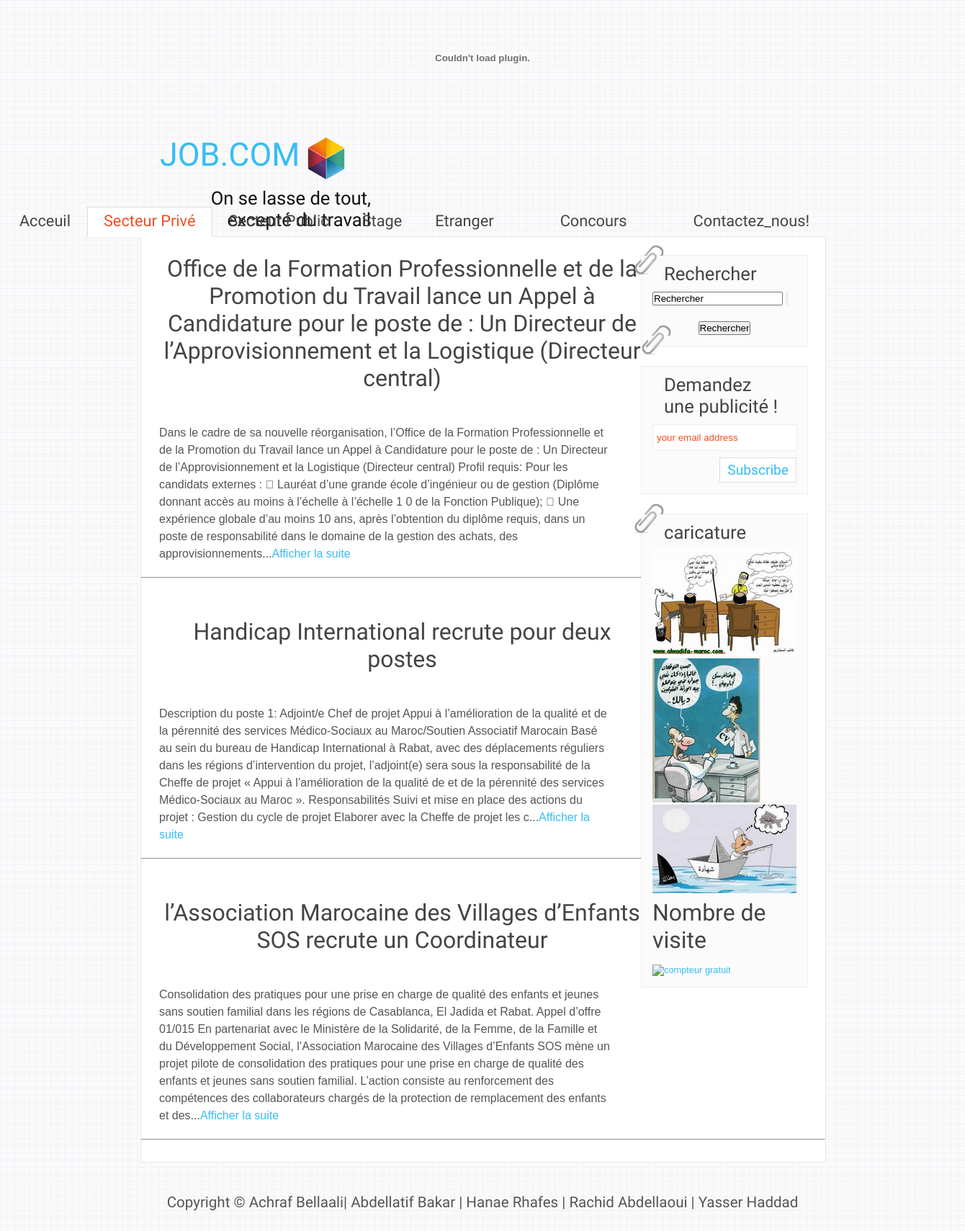
The app's page /secteur_prive/secteur_prive.php with its own data.
### tables this page shows
CREATE TABLE IF NOT EXISTS `article` (
  `id_article` int(11) NOT NULL AUTO_INCREMENT COMMENT 'critere de classement dans notre BD+cle primaire de notre BD',
  `date_ajout` datetime NOT NULL COMMENT 'date d''ajout a la BD',
  `categorie` varchar(30) NOT NULL COMMENT 'secteur_publique||secteur_prive||etranger||stage||concour_ecole',
  `titre` text NOT NULL COMMENT 'peut etre en n''importe quelle langue',
  `logo` blob COMMENT 'BLOB et LONGBLOB deux types images, mais ils alourdissent la BD !',
  `contenu` text NOT NULL,
  `demo` varchar(600) NOT NULL,
  PRIMARY KEY (`id_article`)
);

### secteur_prive/secteur_prive.php (the view, shortened to what this page needs)
<!DOCTYPE HTML>
<html>
<head>
  <link rel="stylesheet" type="text/css" href="../style/style.css" />
</head>
<center>
	<a href="iPhone6Info.html" target="_blank">
		<embed src="../fichier_flash/iPhone6.swf" title="Découvrir le nouveau iPhone 6" width="1330" height="160"> </embed>
	</a>
</center>
  <div id="main">
    <div id="header">
      <div id="logo">
       <img src="../image/PICTO_PHRASEANET.png"> <h1><a href="../index.php">JOB.COM</a></h1>
        <div class="slogan">On se lasse de tout, excepté du travail </div>
      </div>
      <div id="menubar">
        <ul id="menu">
          <li><a href="../index.php">Acceuil</a></li>
          <li class="current"><a href="../secteur_prive/secteur_prive.php">Secteur Privé</a></li>
          <li><a href="../secteur_public/secteur_public.php">Secteur Public</a></li>
          <li><a href="../stage/stage.php">Stage</a></li>
          <li><a href="../etranger/etranger.php">Etranger</li>
          <li><a href="../concours/concours.php">Concours</li>
          <li><a href="../contact_us/contact_us.php">Contactez_nous!</a></li>
        </ul>
      </div>
    </div>
<body>
    <div id="site_content">
      <div id="sidebar_container">
        <img class="paperclip" src="../style/paperclip.png" alt="paperclip" />
        <div class="sidebar">
        <h3>Rechercher</h3>
       <div class="bloc-rechercher">
    	<form name="form_search" action="https://www.google.com">
            <p><input type="text" onfocus="this.value = '';" value="Rechercher" name="query">
                <input type="submit" value="" class="send" name=""> </p>
                <center>
                  <button>
                    Rechercher
                  </button>
                </center>
        </form>
    </div>
        <img class="paperclip" src="../style/paperclip.png" alt="paperclip" /></div>
        <div class="sidebar">
          <h3>Demandez une publicité !</h3>
          <form method="post" action="mailto:hanae.ghafes@gmail.com" id="subscribe">
            <p style="padding: 0 0 9px 0;"><input class="search" type="text" name="email_address" value="your email address" onclick="javascript: document.forms['subscribe'].email_address.value=''" /></p>
            <p><input class="subscribe" name="subscribe" type="submit" value="Subscribe" /></p>
          </form>
        </div>
        <img class="paperclip" src="../style/paperclip.png" alt="paperclip" />
        <div class="sidebar">
          <h3>caricature</h3>
         <a href="../caricature/caricature.php"><img src="../image/tn_Capture.png"  alt="paperclip">
          <a href="../caricature/caricature1.PHP"><img src="../image/tn_ss.png"  alt="paperclip">
		 <a href="../caricature/caricature2.PHP"><img src="../image/tn_chahada.png"  alt="paperclip">
   <div class="bloc-right new">
	<h1>Nombre de visite</h1>
<a href="http://www.compteurdevisite.com" title="compteur gratuit"><img src="http://counter1.bestfreecounterstat.com/private/compteurdevisite.php?c=f0f65c609b6b5e2eeac068afa428b0b7" border="0" title="compteur gratuit" alt="compteur gratuit"></a>
</div>
        </div>
      </div>
      <div id="content">
		<?php
      $bd=new PDO('mysql:host=localhost; dbname=site_recrutement', 'root','');
      try {
        $bd = new PDO('mysql:host=localhost; dbname=site_recrutement', 'root', '');
      } catch (Exception $e) {
        die('Erreur : '. $e->getMessage());
      }
      $result= $bd->query('select * from article where categorie="secteur_prive";');
      while($donnees=$result->fetch()){
        echo "<h1>".utf8_encode($donnees['titre'])."</h1>"."<br/>";
        echo "<p>".utf8_encode($donnees['demo']) ;
        $i=$donnees[0];
        echo '...<a href="../article/article.php?n='.$i.'">Afficher la suite</a></p><br/>';
        echo "<hr/>";
        echo "<br/><br/>";
      }
  ?>
      </div>
    </div>
  </div>
  <footer>
    <center>
      <p>Copyright &copy; Achraf Bellaali|
        Abdellatif Bakar |
        Hanae Rhafes |
        Rachid Abdellaoui |
        Yasser Haddad
      </p>
    </center>
  </footer>
</body>
</html>

### style/style.css (style rules this page uses)
html { height: 100%; }
* { margin: 0; padding: 0; }
body { font: normal .80em 'trebuchet ms', arial, sans-serif; background: #F7F7F7 url(pattern.png) fixed; color: #555; }
p { padding: 0 0 20px 0; line-height: 1.5em; font-size: 107%; }
img { border: 0; }
h1, h2, h3, h4, h5, h6 { font: normal 250% 'Yanone Kaffeesatz', arial, sans-serif; color: #444; margin: 0 0 15px 0; padding: 5px 0 5px 0; }
h3 { font-size: 200%; margin: 0 0 9px 0; color: #444; }
a, a:hover { outline: none; text-decoration: none; color: #35BDF5; }
ul { margin: 2px 0 22px 17px; }
ul li { list-style-type: circle; margin: 0 0 0 0; padding: 0 0 4px 5px; }
#main, #header, #logo, #menubar, #site_content, #footer { margin-left: auto; margin-right: auto; }
#main { width: 950px; margin: 20px auto; }
#header { width: 952px; height: 145px; }
#logo { width: 950px; float: left; height: 100px; background: transparent; padding: 0 0 0px 10px; }
#logo h1 { font: normal 350% 'Yanone Kaffeesatz', arial, sans-serif; padding: 5px 0 0 17px; color: #555; float: left; }
#logo h1 a { color: #35BDF5; text-decoration: none; }
.slogan { float: right; padding-right: 25em; text-align: right; font: 200% 'tangerine', arial; color: #111; }
#menubar { height: 46px; width: 10000px; margin: 0px auto -1px auto; float: right; padding: 0px 0 0 0; }
ul#menu { float: right; }
ul#menu li { float: left; padding: 0 0 0px 0px; list-style: none; margin: 2px 0 0 0; background: transparent; }
ul#menu li a { font: normal 170% 'Yanone Kaffeesatz', sans-serif; text-decoration: none; color: #444; display: block; float: left; height: 20px; padding: 7px 23px 15px 23px; text-align: center; }
ul#menu li.current a { height: 20px; padding: 6px 22px 15px 22px; }
ul#menu li.current a { background: #fff; border: 1px solid #ddd; border-bottom: 0; color: #F14E23; }
#site_content { width: 950px; overflow: hidden; margin: 0 auto 0 auto; padding: 0; background: #fff; border: 1px solid #E7E7E7; }
#sidebar_container { float: right; width: 250px; margin: 25px 0; }
.sidebar { float: right; width: 200px; margin: 0 24px 27px 0; background: #FBFBFB; border: 1px solid #eee; padding: 0 15px 15px 15px; }
.sidebar h3, .content h1 { padding: 10px 15px; margin: 0 1px; }
.sidebar h1 { padding: 5px 0 0 0; }
.paperclip { float: left; position: relative; z-index: 0; vertical-align: middle; margin: -27px 0 -60px -30px; }
#content p { font-family: arial; font-size: medium; text-align: left; width: 630px; padding: 25px 0 5px 25px; margin: 0; }
#content h1 { text-align: center; width: 700px; padding: 25px 0 5px 25px; margin: 0; }
footer { clear: both; width: 100%; font: normal 150% 'yanone kaffeesatz', arial, sans-serif; height: 85px; padding: 20px 0 5px 0; text-align: center; color: #555; background: transparent; margin-bottom: 20px; }
footer p { padding: 0 0 10px 0; }
.search { color: #666; border: 1px solid #eee; margin: 0; padding: 10px 5px; width: 189px; color: #F14E23; }
.subscribe { color: #35BDF5; border: 1px solid #ddd; padding: 5px 10px; background: #fff; float: right; cursor: pointer; margin: 0; font: normal 140% 'Yanone Kaffeesatz', sans-serif; }

### records on screen
article: titre "Office de la Formation Professionnelle et de la Promotion du Travail lance un Appel à Candidature pour le poste de : Un Directeur de l’Approvisionnement et la Logistique (Directeur central)", demo "Dans le cadre de sa nouvelle réorganisation, l’Office de la Formation Professionnelle et de la Promotion du Travail lance un Appel à Candidature pour le poste de : Un Directeur de l’Approvisionnement et la Logistique (Directeur central) Profil requis: Pour les candidats externes :  Lauréat d’une grande école d’ingénieur ou de gestion (Diplôme donnant accès au moins à l’échelle à l’échelle 1 0 de la Fonction Publique);  Une expérience globale d’au moins 10 ans, après l’obtention du diplôme requis, dans un poste de responsabilité dans le domaine de la gestion des achats, des approvisionnements"
article: titre "Handicap International recrute pour deux postes", demo "Description du poste 1: Adjoint/e Chef de projet Appui à l’amélioration de la qualité et de la pérennité des services Médico-Sociaux au Maroc/Soutien Associatif Marocain Basé au sein du bureau de Handicap International à Rabat, avec des déplacements réguliers dans les régions d’intervention du projet, l’adjoint(e) sera sous la responsabilité de la Cheffe de projet « Appui à l’amélioration de la qualité de et de la pérennité des services Médico-Sociaux au Maroc ». Responsabilités Suivi et mise en place des actions du projet : Gestion du cycle de projet Elaborer avec la Cheffe de projet les c"
article: titre "l’Association Marocaine des Villages d’Enfants SOS recrute un Coordinateur", demo "Consolidation des pratiques pour une prise en charge de qualité des enfants et jeunes sans soutien familial dans les régions de Casablanca, El Jadida et Rabat. Appel d’offre 01/015 En partenariat avec le Ministère de la Solidarité, de la Femme, de la Famille et du Développement Social, l’Association Marocaine des Villages d’Enfants SOS mène un projet pilote de consolidation des pratiques pour une prise en charge de qualité des enfants et jeunes sans soutien familial. L’action consiste au renforcement des compétences des collaborateurs chargés de la protection de remplacement des enfants et des"
